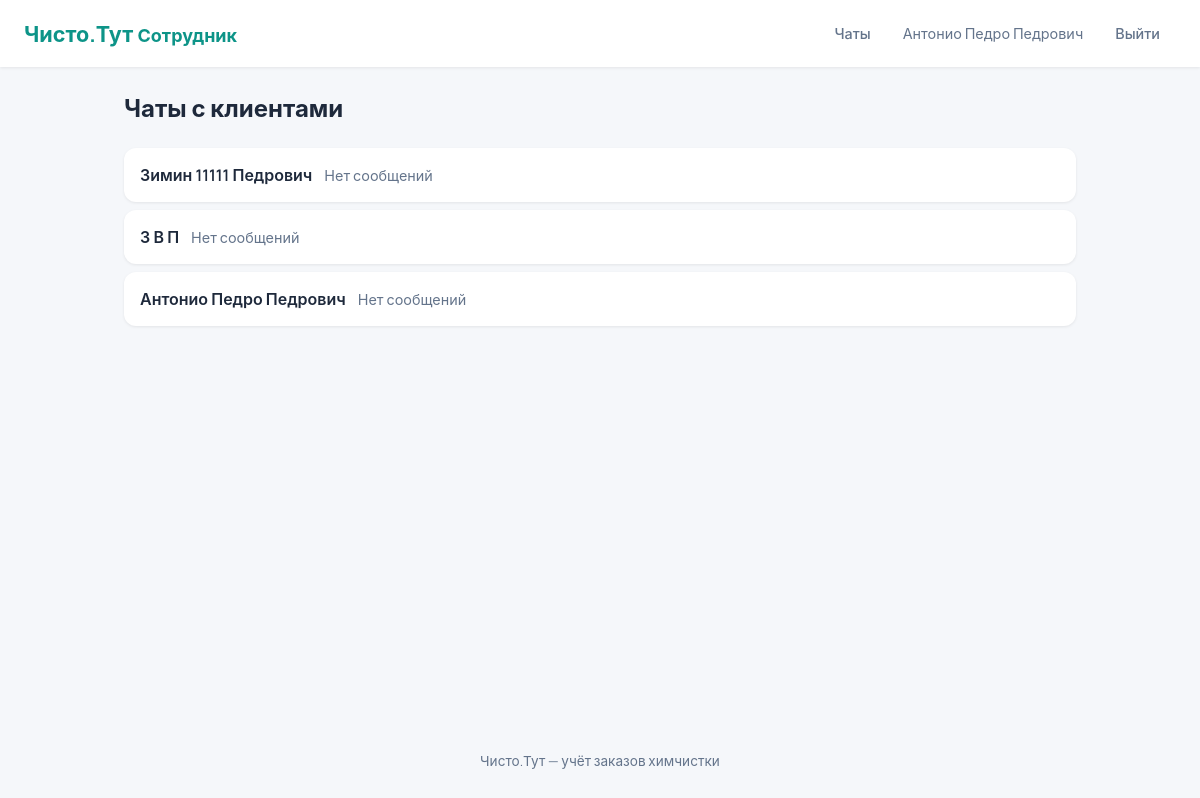
The app's page /staff/chats/ (signed in) with its own data.
### core/models.py (models this page shows, shortened)
class User(AbstractUser):
    username = None
    phone = models.CharField(
        'Телефон',
        max_length=11,
        unique=True,
        validators=[phone_validator],
        help_text='Формат: 89991234567 или 79991234567',
    )
    patronymic = models.CharField('Отчество', max_length=150)
    objects = UserManager()
    USERNAME_FIELD = 'phone'
    REQUIRED_FIELDS = ['first_name']
    class Meta:
        verbose_name = 'пользователь'
        verbose_name_plural = 'пользователи'
    def get_full_name(self):
        parts = [self.last_name, self.first_name, self.patronymic]
        return ' '.join(p for p in parts if p)

### customer/models.py (models this page shows, shortened)
class ChatRoom(models.Model):
    user = models.OneToOneField(settings.AUTH_USER_MODEL, on_delete=models.CASCADE, related_name='chat_room')
    created_at = models.DateTimeField(auto_now_add=True)
    class Meta:
        verbose_name = 'чат'
        verbose_name_plural = 'чаты'
    def unread_for_staff(self):
        return self.messages.filter(is_staff_message=False, is_read=False).count()

### core/views.py (the view)
# urls.py: path('chats/', views.staff_chat_list, name='staff_chat_list'),
@login_required
def staff_chat_list(request):
    rooms = ChatRoom.objects.select_related('user').order_by('-created_at')
    rooms_data = []
    for room in rooms:
        last_msg = room.messages.order_by('-created_at').first()
        rooms_data.append({
            'room': room,
            'last_msg': last_msg,
            'unread': room.unread_for_staff(),
        })
    return render(request, 'core/chat_list.html', {'rooms': rooms_data})

### templates/core/chat_list.html (shortened to what this page needs)
{% extends 'base.html' %}
{% block content %}
<div class="dashboard">
    <h1 class="page-title">Чаты с клиентами</h1>
    {% if rooms %}
        <div class="chat-list">
            {% for item in rooms %}
            <a href="{% url 'core:staff_chat' item.room.pk %}" class="chat-list-item {% if item.unread %}chat-list-unread{% endif %}">
                <div class="chat-list-name">{{ item.room.user.get_full_name|default:item.room.user.username }}</div>
                <div class="chat-list-preview">
                    {% if item.last_msg %}{{ item.last_msg.text|truncatechars:60 }}{% else %}Нет сообщений{% endif %}
                </div>
            </a>
            {% endfor %}
        </div>
    {% else %}
        <p class="empty">Пока нет чатов.</p>
    {% endif %}
</div>
{% endblock %}

### templates/base.html (shortened to what this page needs)
<!DOCTYPE html>
<html lang="ru">
<head>
    {% load static %}
    <link rel="stylesheet" href="{% static 'css/style.css' %}">
    <link rel="stylesheet" href="{% static 'css/customer.css' %}">
</head>
<body>
    <header class="header">
        <a href="{% url 'core:home' %}" class="logo">Чисто.Тут <small>Сотрудник</small></a>
        <nav class="nav">
            {% if user.is_authenticated %}
                <a href="{% url 'core:staff_chat_list' %}" class="btn btn-ghost">Чаты</a>
                <span class="user-name">{{ user.get_full_name }}</span>
                <form action="{% url 'core:logout' %}" method="post" class="logout-form">
                    <button type="submit" class="btn btn-ghost">Выйти</button>
                </form>
            {% else %}
                <a href="{% url 'core:login' %}" class="btn btn-ghost">Вход</a>
                <a href="{% url 'core:register' %}" class="btn btn-primary">Регистрация</a>
            {% endif %}
        </nav>
    </header>
    <main class="main">
        {% block content %}{% endblock %}
    </main>
    <footer class="footer">
        <p>Чисто.Тут — учёт заказов химчистки</p>
    </footer>
</body>
</html>

### static/css/style.css (style rules this page uses)
:root { --bg: #f5f7fa; --surface: #ffffff; --primary: #0d9488; --primary-dark: #0f766e; --text: #1e293b; --text-muted: #64748b; --border: #e2e8f0; --danger: #dc2626; --warning: #d97706; --radius: 12px; --shadow: 0 1px 3px rgba(0,0,0,.08); --shadow-md: 0 4px 12px rgba(0,0,0,.08); }
* { box-sizing: border-box; }
body { font-family: 'Manrope', -apple-system, sans-serif; background: var(--bg); color: var(--text); margin: 0; min-height: 100vh; display: flex; flex-direction: column; }
.header { background: var(--surface); padding: 1rem 1.5rem; display: flex; align-items: center; justify-content: space-between; box-shadow: var(--shadow); }
.logo { font-size: 1.35rem; font-weight: 700; color: var(--primary); text-decoration: none; }
.nav { display: flex; align-items: center; gap: 1rem; }
.user-name { color: var(--text-muted); font-size: 0.9rem; }
.btn { display: inline-flex; align-items: center; justify-content: center; padding: 0.5rem 1rem; border-radius: 8px; font-family: inherit; font-size: 0.9rem; font-weight: 500; text-decoration: none; border: none; cursor: pointer; transition: background .2s, color .2s; }
.btn-ghost { background: transparent; color: var(--text-muted); }
.logout-form { display: inline; margin: 0; }
.main { flex: 1; padding: 1.5rem; max-width: 1000px; margin: 0 auto; width: 100%; }
.footer { text-align: center; padding: 1rem; color: var(--text-muted); font-size: 0.85rem; }
.page-title { margin: 0 0 1.5rem; font-size: 1.5rem; }

### static/css/customer.css (style rules this page uses)
.chat-list { display: flex; flex-direction: column; gap: 0.5rem; }
.chat-list-item { display: flex; align-items: center; gap: 0.75rem; background: var(--surface); padding: 1rem; border-radius: var(--radius); box-shadow: var(--shadow); text-decoration: none; color: var(--text); transition: box-shadow .2s; }
.chat-list-name { font-weight: 600; flex-shrink: 0; }
.chat-list-preview { flex: 1; color: var(--text-muted); font-size: 0.9rem; overflow: hidden; text-overflow: ellipsis; white-space: nowrap; }

### records on screen
User: get_full_name "Антонио Педро Педрович"
ChatRoom: room.user.get_full_name "Зимин 11111 Педрович"
ChatRoom: room.user.get_full_name "З В П"
ChatRoom: room.user.get_full_name "Антонио Педро Педрович"
